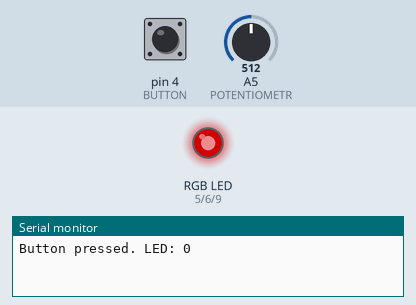
Recording of a sketch running on a simulated Arduino Uno, built with avr-gcc and run on an emulated ATmega328P. On the bench: an RGB LED mixed from three pins (HIGH = lit), the last lines printed to the serial monitor. The test bench sets the inputs (shaded band); at power-on: pin 4 (BUTTON) HIGH, A5 (POTENTIOMETR) = 512. Dim RGB values are drawn brighter than linear.

Above: at 1.2 s.
1.3 s: pin 4 (BUTTON) pulled LOW for 0.15 s
At 2.0 s:
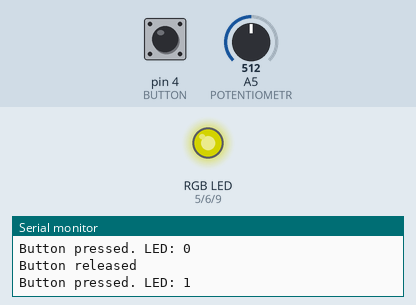
2.9 s: A5 (POTENTIOMETR) set to 716
At 3.7 s:
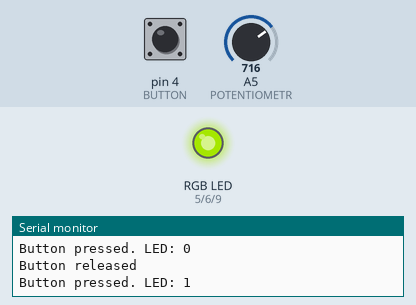
4.4 s: pin 4 (BUTTON) pulled LOW for 1 s
At 6.6 s:
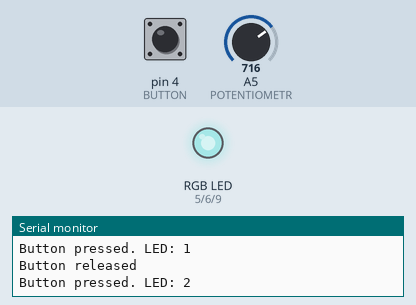
6.9 s: A5 (POTENTIOMETR) set to 900
At 7.9 s:
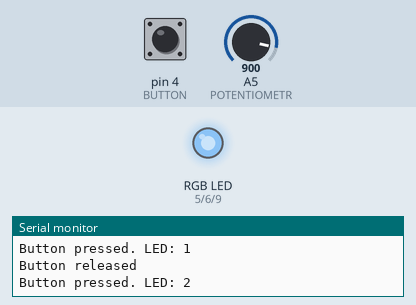
8.4 s: A5 (POTENTIOMETR) set to 511
At 9.0 s:
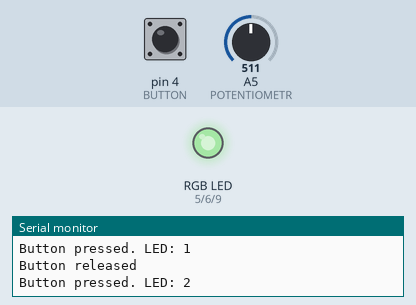
9.9 s: A5 (POTENTIOMETR) set to 122
At 10.2 s:
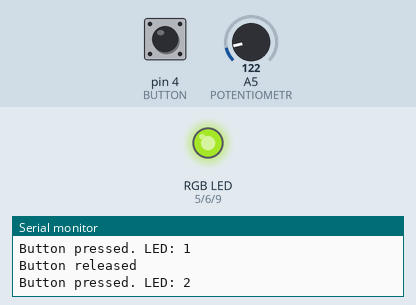
Timing chart, 0 to 12.4 s (numbered marks = the images above; inputs shaded):
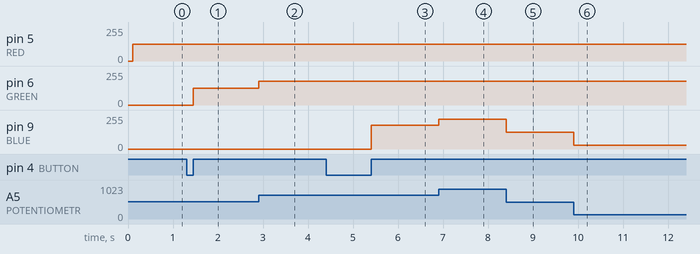

Measured:
- after the input at 1.3 s, pin 6 (GREEN): 0/255 → 127/255 after 0.15 s
- after the input at 2.9 s, pin 6 (GREEN): 127/255 → 178/255 at once
- after the input at 4.4 s, pin 9 (BLUE): 0/255 → 178/255 after 1.0 s
- after the input at 6.9 s, pin 9 (BLUE): 178/255 → 224/255 at once
- after the input at 8.4 s, pin 9 (BLUE): 224/255 → 127/255 at once
- after the input at 9.9 s, pin 9 (BLUE): 127/255 → 30/255 at once

The sketch:

RGB_and_potentiometr.ino
```cpp
/* LED controller. Button click switchs edited LED. Potentiometr value sets as LED brightness
*/

#define RED 5
#define GREEN 6
#define BLUE 9
#define POTENTIOMETR A5

#define BUTTON 4

int indexToColor[] = {RED, GREEN, BLUE};
int editLedNumber = 3; //No selected LED

boolean button_flag = 0;
boolean button = 0;
unsigned long last_press;

void setup() {
  pinMode(BUTTON, INPUT_PULLUP);
  pinMode(POTENTIOMETR, INPUT);
  pinMode(RED, OUTPUT);
  pinMode(GREEN, OUTPUT);
  pinMode(BLUE, OUTPUT);
  Serial.begin(9600);
}

void loop() {
  int potentiometr = analogRead(A5);
  potentiometr = map(potentiometr,  0, 1023, 0, 255);
  potentiometr = constrain(potentiometr, 0, 255);

  button = digitalRead(BUTTON);
  if (button_flag == 0 && button == 1 && millis() - last_press > 100) {
    Serial.print("Button pressed. LED: ");
    button_flag = 1;
    editLedNumber = (editLedNumber + 1) % 4;
    Serial.println(editLedNumber);
    last_press = millis();
   }

   if (button ==0 && button_flag ==1) {
    button_flag = 0;
    Serial.println("Button released");
   }

   if (editLedNumber >= 0 && editLedNumber < 3) {
     analogWrite(indexToColor[editLedNumber], potentiometr);
   }
}
```
